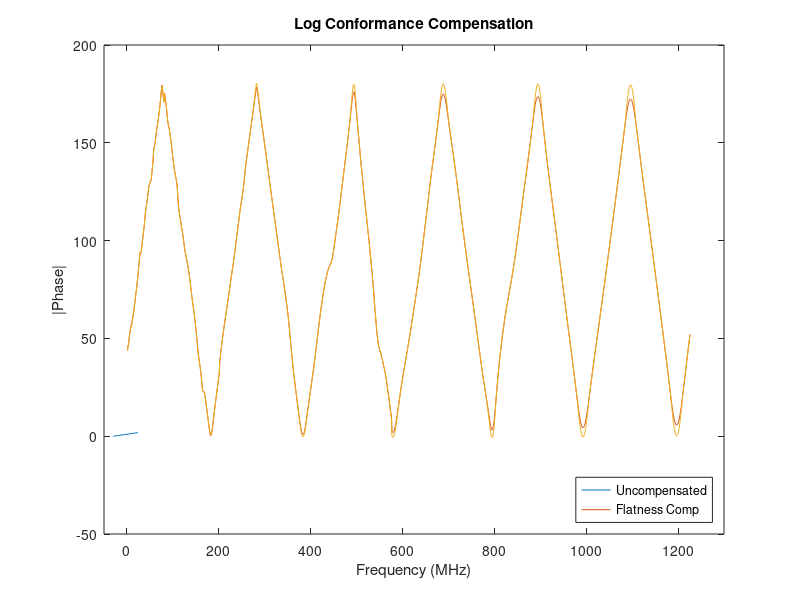

Source code (MATLAB):
%% Magnitude calibration
v = 0:0.1:1.8;

mag = v * 30 - 30;

plot (mag,v)


%% Phase Calibration
close all; clear all; clc;

data = [25.00	5.28	40.30
26.00	5.22	42.22
27.00	5.26	43.34
28.00	5.28	44.77
29.00	5.41	47.51
30.00	5.34	49.63
31.00	5.30	51.08
31.99	5.30	52.55
32.99	5.31	53.89
33.99	5.52	53.57
34.99	5.57	55.51
35.99	5.52	57.08
36.99	5.31	58.49
37.99	5.13	60.10
38.99	5.10	61.78
39.99	5.08	63.80
40.99	5.02	65.77
41.99	4.99	67.81
42.99	5.05	70.28
43.98	4.92	72.00
44.98	4.92	73.82
45.98	4.91	76.08
46.98	4.91	78.59
47.98	4.93	81.29
48.98	4.92	83.77
49.98	4.93	86.30
50.98	4.93	89.16
51.98	4.78	91.90
52.98	4.79	93.36
53.98	4.85	92.63
54.98	4.93	93.77
55.97	5.01	95.64
56.97	5.05	97.86
57.97	5.05	99.91
58.97	5.05	102.08
59.97	5.06	104.30
60.97	5.07	106.29
61.97	5.09	108.43
62.97	5.14	111.25
63.97	5.04	114.09
64.97	4.94	116.09
65.97	4.88	117.87
66.97	4.89	119.51
67.96	4.88	121.40
68.96	4.85	123.29
69.96	4.80	125.39
70.96	4.75	127.35
71.96	4.69	128.85
72.96	4.65	129.89
73.96	4.61	130.62
74.96	4.54	131.15
75.96	4.56	131.56
76.96	4.73	132.88
77.96	4.93	135.24
78.96	5.06	138.02
79.96	5.16	140.45
80.95	5.27	143.64
81.95	5.23	147.66
82.95	5.12	149.53
83.95	5.04	150.55
84.95	4.96	151.74
85.95	4.91	153.54
86.95	4.87	155.81
87.95	4.84	157.97
88.95	4.80	159.80
89.95	4.76	161.30
90.95	4.72	162.77
91.95	4.71	164.51
92.94	4.73	166.38
93.94	4.78	168.36
94.94	4.80	170.52
95.94	4.83	172.81
96.94	4.85	175.28
97.94	4.87	177.94
98.94	4.88	180.67
99.94	4.86	183.16
100.94	4.83	182.68
101.94	4.79	179.49
102.94	4.81	177.30
103.94	4.87	175.59
104.93	4.94	174.13
105.93	5.07	178.83
106.93	5.03	176.63
107.93	4.98	174.80
108.93	4.94	173.07
109.93	4.90	170.90
110.93	4.85	168.43
111.93	4.79	165.75
112.93	4.67	163.24
113.93	4.52	161.93
114.93	4.49	161.05
115.93	4.52	159.75
116.92	4.55	158.12
117.92	4.57	156.38
118.92	4.57	154.52
119.92	4.57	152.55
120.92	4.57	150.47
121.92	4.58	148.34
122.92	4.62	145.98
123.92	4.69	143.95
124.92	4.80	142.03
125.92	4.95	140.15
126.92	5.08	138.25
127.92	5.16	136.60
128.92	5.25	135.26
129.91	5.34	133.99
130.91	5.46	132.67
131.91	5.61	131.27
132.91	5.80	129.52
133.91	6.00	126.29
134.91	5.99	121.89
135.91	5.83	118.55
136.91	5.69	116.35
137.91	5.60	114.55
138.91	5.53	112.89
139.91	5.48	111.29
140.91	5.45	109.75
141.90	5.42	108.24
142.90	5.42	106.72
143.90	5.41	105.23
144.90	5.42	103.67
145.90	5.43	101.96
146.90	5.42	100.08
147.90	5.39	98.15
148.90	5.35	96.29
149.90	5.28	94.62
150.90	5.21	93.15
151.90	5.15	91.80
152.90	5.10	90.50
153.89	5.06	89.23
154.89	5.03	88.02
155.89	5.01	86.81
156.89	5.01	85.44
157.89	5.02	83.85
158.89	5.01	82.13
159.89	5.00	80.38
160.89	5.01	78.49
161.89	5.03	76.56
162.89	5.05	74.39
163.89	5.06	72.19
164.89	5.06	70.09
165.89	5.07	68.12
166.88	5.08	66.26
167.88	5.08	64.46
168.88	5.09	62.68
169.88	5.09	60.83
170.88	5.10	58.88
171.88	5.11	56.83
172.88	5.12	54.68
173.88	5.15	52.38
174.88	5.18	49.87
175.88	5.19	47.04
176.88	5.17	44.34
177.88	5.12	41.62
178.87	5.05	39.19
179.87	4.97	37.12
180.87	4.90	35.31
181.87	4.83	33.70
182.87	4.77	32.09
183.87	4.71	30.29
184.87	4.65	28.17
185.87	4.59	25.69
186.87	4.50	22.97
187.87	4.33	20.39
188.87	4.10	18.80
189.87	3.93	18.49
190.86	3.88	18.48
191.86	3.90	18.04
192.86	3.95	17.06
193.86	3.99	15.69
194.86	4.03	14.02
195.86	4.03	12.17
196.86	4.03	10.20
197.86	4.02	8.22
198.86	4.00	6.28
199.86	3.99	4.40
200.86	4.00	2.51
201.86	4.04	0.57
202.86	4.09	-1.44
203.85	4.14	-3.36
204.85	4.19	-4.80
205.85	4.23	-5.40
206.85	4.26	-5.35
207.85	4.30	-4.69
208.85	4.35	-3.22
209.85	4.39	-1.46
210.85	4.44	0.59
211.85	4.49	2.66
212.85	4.53	4.75
213.85	4.56	6.83
214.85	4.59	8.92
215.84	4.61	10.94
216.84	4.62	12.94
217.84	4.64	14.87
218.84	4.65	16.79
219.84	4.65	18.70
220.84	4.65	20.59
221.84	4.65	22.46
222.84	4.65	24.36
223.84	4.64	26.27
224.84	4.64	28.22
225.84	5.76	34.00
226.84	5.74	36.42
227.84	5.71	38.76
228.83	5.67	40.85
229.83	5.64	42.92
230.83	5.60	44.93
231.83	5.56	46.87
232.83	5.52	48.76
233.83	5.48	50.53
234.83	5.45	52.27
235.83	5.43	54.01
236.83	5.41	55.76
237.83	5.40	57.49
238.83	5.39	59.19
239.83	5.37	60.88
240.82	5.36	62.58
241.82	5.35	64.34
242.82	5.33	65.96
243.82	5.32	67.63
244.82	5.31	69.31
245.82	5.31	71.01
246.82	5.31	72.73
247.82	5.32	74.47
248.82	5.32	76.21
249.82	5.32	77.96
250.82	5.33	79.69
251.82	5.33	81.42
252.81	5.34	83.11
253.81	5.35	84.80
254.81	5.37	86.49
255.81	5.39	88.24
256.81	5.41	90.03
257.81	5.45	91.89
258.81	5.47	93.81
259.81	5.49	95.82
260.81	5.49	97.83
261.81	5.48	99.83
262.81	5.48	101.78
263.81	5.46	103.68
264.80	5.45	105.57
265.80	5.45	107.47
266.80	5.45	109.41
267.80	5.44	111.39
268.80	5.43	113.35
269.80	5.41	115.22
270.80	5.38	116.99
271.80	5.36	118.66
272.80	5.34	120.24
273.80	5.34	121.82
274.80	5.35	123.58
275.80	5.36	125.12
276.80	5.40	126.95
277.79	5.44	128.96
278.79	5.47	131.22
279.79	5.48	133.72
280.79	5.45	136.29
281.79	5.39	138.73
282.79	5.30	140.91
283.79	5.21	142.87
284.79	5.13	144.60
285.79	5.07	146.33
286.79	5.02	148.07
287.79	4.99	149.84
288.79	4.98	151.67
289.78	4.97	153.50
290.78	4.96	155.33
291.78	4.96	157.14
292.78	4.96	158.95
293.78	4.95	160.72
294.78	4.94	162.51
295.78	4.93	164.26
296.78	4.92	166.03
297.78	4.90	167.80
298.78	4.90	169.58
299.78	4.88	171.36
300.78	4.87	173.19
301.77	4.87	175.11
302.77	4.88	177.04
303.77	4.88	178.85
304.77	4.89	180.64
305.77	4.90	182.17
306.77	4.90	181.92
307.77	4.90	179.92
308.77	4.90	178.36
309.77	4.90	176.41
310.77	4.90	174.38
311.77	4.89	172.41
312.77	4.89	170.50
313.76	4.89	168.65
314.76	4.89	166.84
315.76	4.90	165.05
316.76	4.91	163.29
317.76	4.92	161.54
318.76	4.93	159.79
319.76	4.94	158.03
320.76	4.95	156.26
321.76	4.95	154.47
322.76	4.95	152.69
323.76	4.95	150.88
324.76	4.94	149.06
325.75	4.93	147.23
326.75	4.92	145.42
327.75	4.90	143.58
328.75	4.89	141.74
329.75	4.88	139.90
330.75	4.87	138.03
331.75	4.86	136.17
332.75	4.85	134.30
333.75	4.85	132.45
334.75	4.85	130.59
335.75	4.85	128.76
336.75	4.85	126.92
337.74	4.86	125.07
338.74	4.86	123.25
339.74	4.87	121.42
340.74	4.89	119.59
341.74	4.89	117.76
342.74	4.91	115.92
343.74	4.92	114.09
344.74	4.94	112.24
345.74	4.96	110.42
346.74	4.97	108.59
347.74	4.99	106.78
348.74	5.01	104.96
349.73	5.02	103.14
350.73	5.03	101.34
351.73	5.05	99.51
352.73	5.06	97.71
353.73	5.07	95.89
354.73	5.08	94.10
355.73	5.10	92.29
356.73	5.11	90.51
357.73	5.13	88.71
358.73	5.15	86.96
359.73	5.18	85.22
360.73	5.22	83.49
361.73	5.26	81.81
362.72	5.33	80.36
363.72	5.39	78.72
364.72	5.46	77.07
365.72	5.54	75.39
366.72	5.63	73.71
367.72	5.72	71.98
368.72	5.82	70.20
369.72	5.98	68.68
370.72	6.08	66.74
371.72	6.17	64.74
372.72	6.26	62.63
373.72	6.41	61.05
374.71	6.48	58.72
375.71	6.52	56.28
376.71	6.56	53.73
377.71	6.58	51.11
378.71	6.59	48.42
379.71	6.59	45.74
380.71	6.58	43.08
381.71	6.57	40.46
382.71	6.46	37.69
383.71	6.44	35.19
384.71	6.42	32.75
385.71	6.39	30.39
386.70	6.36	28.10
387.70	6.23	26.23
388.70	6.20	24.11
389.70	6.16	22.07
390.70	6.13	20.07
391.70	6.02	18.10
392.70	5.99	16.17
393.70	5.96	14.22
394.70	5.93	12.34
395.70	5.90	10.43
396.70	5.86	8.53
397.70	5.83	6.61
398.69	5.80	4.74
399.69	5.76	2.87
400.69	5.73	1.10
401.69	5.66	-0.54
402.69	5.64	-1.99
403.69	5.62	-3.17
404.69	5.60	-4.01
405.69	5.59	-4.52
406.69	5.58	-4.74
407.69	5.57	-4.68
408.69	5.56	-4.34
409.69	5.55	-3.66
410.68	5.54	-2.61
411.68	5.54	-1.27
412.68	5.53	0.30
413.68	5.53	1.99
414.68	5.52	3.75
415.68	5.51	5.52
416.68	5.51	7.31
417.68	5.50	9.07
418.68	5.49	10.83
419.68	5.48	12.57
420.68	5.47	14.32
421.68	5.47	16.05
422.67	5.46	17.78
423.67	5.46	19.50
424.67	5.47	21.28
425.67	5.47	22.98
426.67	5.48	24.72
427.67	5.49	26.49
428.67	5.51	28.29
429.67	5.54	30.09
430.67	5.57	31.93
431.67	5.60	33.80
432.67	5.64	35.72
433.67	5.68	37.66
434.66	5.72	39.66
435.66	5.76	41.68
436.66	5.79	43.77
437.66	5.82	45.89
438.66	5.84	48.02
439.66	5.85	50.13
440.66	5.86	52.20
441.66	5.86	54.23
442.66	5.87	56.22
443.66	5.87	58.16
444.66	5.87	60.07
445.66	5.87	61.92
446.66	5.87	63.71
447.65	5.87	65.45
448.65	5.88	67.15
449.65	5.88	68.80
450.65	5.89	70.40
451.65	5.89	71.95
452.65	5.90	73.45
453.65	5.91	74.90
454.65	5.93	76.29
455.65	5.93	77.62
456.65	5.95	78.87
457.65	5.97	80.01
458.65	5.99	81.17
459.64	6.02	82.17
460.64	6.05	83.07
461.64	6.08	83.86
462.64	6.12	84.53
463.64	6.16	85.13
464.64	6.21	85.64
465.64	6.26	86.15
466.64	6.31	86.68
467.64	6.37	87.30
468.64	6.43	88.05
469.64	6.49	88.97
470.64	6.55	90.07
471.63	6.61	91.34
472.63	6.65	92.79
473.63	6.69	94.35
474.63	6.71	96.03
475.63	6.72	97.79
476.63	6.70	99.60
477.63	6.67	101.42
478.63	6.63	103.23
479.63	6.58	105.00
480.63	6.52	106.77
481.63	6.47	108.52
482.63	6.42	110.31
483.62	6.37	112.15
484.62	6.33	114.05
485.62	6.29	116.00
486.62	6.25	117.99
487.62	6.22	119.99
488.62	6.18	122.00
489.62	6.15	124.03
490.62	6.12	126.19
491.62	6.08	128.04
492.62	6.05	130.04
493.62	6.02	132.03
494.62	5.99	134.04
495.61	5.97	136.03
496.61	5.94	138.06
497.61	5.92	140.08
498.61	5.90	142.11
499.61	5.88	144.16
500.61	5.86	146.20
501.61	5.84	148.25
502.61	5.82	150.27
503.61	5.80	152.33
504.61	5.77	154.38
505.61	5.74	156.44
506.61	5.70	158.52
507.60	5.67	160.65
508.60	5.63	162.81
509.60	5.58	165.07
510.60	5.53	167.36
511.60	5.48	169.73
512.60	5.43	172.11
513.60	5.38	174.42
514.60	5.32	176.54
515.60	5.26	178.24
516.60	5.21	179.32
517.60	5.16	179.64
518.60	5.11	179.13
519.60	5.07	177.81
520.59	5.03	175.84
521.59	5.00	173.41
522.59	4.97	170.70
523.59	4.94	167.90
524.59	4.92	165.05
525.59	4.88	162.21
526.59	4.85	159.40
527.59	4.81	156.62
528.59	4.77	153.85
529.59	4.72	151.09
530.59	4.65	148.38
531.59	4.61	145.37
532.58	4.53	142.75
533.58	4.45	140.17
534.58	4.36	137.67
535.58	4.27	135.22
536.58	4.19	132.82
537.58	4.09	130.46
538.58	4.05	127.62
539.58	4.03	125.33
540.58	4.00	122.84
541.58	3.99	120.64
542.58	4.01	117.87
543.58	3.98	115.58
544.58	3.95	113.27
545.57	3.99	111.13
546.57	4.05	108.79
547.57	4.06	106.49
548.57	4.08	104.18
549.57	4.10	101.85
550.57	4.13	99.52
551.57	4.17	97.16
552.57	4.02	94.11
553.57	4.18	91.64
554.57	4.24	89.10
555.57	4.28	86.47
556.57	4.35	84.31
557.56	4.38	81.51
558.56	4.39	78.56
559.56	4.39	75.42
560.56	4.40	72.81
561.56	4.34	69.36
562.56	4.25	65.81
563.56	4.12	62.16
564.56	3.99	59.92
565.56	3.80	56.56
566.56	3.57	53.43
567.56	3.34	50.61
568.56	3.10	48.14
569.56	2.87	46.02
570.55	2.66	44.22
571.55	2.47	42.64
572.55	2.56	42.15
573.55	2.43	40.81
574.55	2.34	39.56
575.55	2.41	39.85
576.55	2.37	38.61
577.55	2.33	37.37
578.55	2.32	36.12
579.55	2.44	35.74
580.55	2.43	34.43
581.55	2.42	33.11
582.55	2.42	31.75
583.54	2.55	31.26
584.54	2.70	29.67
585.54	2.80	28.87
586.54	2.80	27.23
587.54	2.78	25.52
588.54	2.87	24.30
589.54	2.86	22.48
590.54	2.85	20.64
591.54	2.85	18.77
592.54	2.84	16.86
593.54	2.92	15.60
594.54	2.91	13.67
595.53	3.02	11.77
596.53	3.00	9.81
597.53	2.97	7.86
598.53	3.04	6.48
599.53	3.01	4.56
600.53	5.54	-3.20
601.53	5.51	-3.61
602.53	5.48	-3.54
603.53	5.44	-3.62
604.53	5.41	-3.26
605.53	5.37	-2.64
606.53	5.33	-1.77
607.53	5.29	-0.67
608.52	5.25	0.63
609.52	5.22	2.09
610.52	5.19	3.65
611.52	5.15	5.29
612.52	5.12	6.95
613.52	5.08	8.67
614.52	5.05	10.35
615.52	5.01	12.06
616.52	4.98	13.76
617.52	4.93	15.45
618.52	4.90	17.12
619.52	4.86	18.79
620.51	4.82	20.44
621.51	4.78	22.06
622.51	4.73	23.67
623.51	4.69	25.25
624.51	4.65	26.79
625.51	4.61	28.32
626.51	4.57	29.81
627.51	4.54	31.28
628.51	4.51	32.72
629.51	4.48	34.15
630.51	4.45	35.57
631.51	4.44	36.98
632.51	4.42	38.40
633.50	4.41	39.83
634.50	4.41	41.26
635.50	4.40	42.72
636.50	4.40	44.17
637.50	4.40	45.67
638.50	4.41	47.17
639.50	4.41	48.69
640.50	4.42	50.22
641.50	4.43	51.76
642.50	4.44	53.32
643.50	4.43	55.14
644.50	4.44	56.71
645.50	4.45	58.29
646.49	4.47	59.88
647.49	4.48	61.48
648.49	4.50	63.09
649.49	4.51	64.71
650.49	4.53	66.33
651.49	4.54	67.97
652.49	4.56	69.61
653.49	4.57	71.28
654.49	4.59	72.95
655.49	4.61	74.64
656.49	4.63	76.34
657.49	4.64	78.07
658.48	4.66	79.84
659.48	4.68	81.62
660.48	4.70	83.43
661.48	4.72	85.27
662.48	4.74	87.16
663.48	4.76	89.05
664.48	4.78	90.96
665.48	4.79	92.92
666.48	4.81	94.89
667.48	4.82	96.87
668.48	4.83	98.87
669.48	4.84	100.90
670.48	4.85	102.95
671.47	4.85	105.01
672.47	4.86	107.09
673.47	4.85	109.16
674.47	4.85	111.26
675.47	4.85	113.34
676.47	4.84	115.44
677.47	4.83	117.53
678.47	4.82	119.63
679.47	4.80	121.72
680.47	4.79	123.79
681.47	4.78	125.86
682.47	4.76	127.90
683.46	4.74	129.95
684.46	4.72	131.94
685.46	4.70	133.93
686.46	4.68	135.89
687.46	4.66	137.82
688.46	4.64	139.75
689.46	4.63	141.66
690.46	4.62	143.57
691.46	4.61	145.46
692.46	4.60	147.33
693.46	4.59	149.22
694.46	4.58	151.10
695.46	4.57	152.99
696.45	4.57	154.88
697.45	4.56	156.79
698.45	4.56	158.71
699.45	4.56	160.65
700.45	4.56	162.60
701.45	4.56	164.54
702.45	4.55	166.48
703.45	4.55	168.40
704.45	4.55	170.23
705.45	4.55	171.99
706.45	4.55	173.63
707.45	4.55	175.07
708.45	4.55	176.30
709.44	4.56	177.29
710.44	4.56	177.99
711.44	4.56	178.37
712.44	4.56	178.43
713.44	4.56	178.17
714.44	4.56	177.62
715.44	4.57	176.78
716.44	4.57	175.69
717.44	4.57	174.39
718.44	4.57	172.92
719.44	4.58	171.32
720.44	4.58	169.64
721.43	4.58	167.88
722.43	4.59	166.10
723.43	4.60	164.30
724.43	4.60	162.51
725.43	4.61	160.71
726.43	4.61	158.93
727.43	4.62	157.17
728.43	4.64	155.43
729.43	4.65	153.68
730.43	4.66	151.95
731.43	4.67	150.20
732.43	4.69	148.46
733.43	4.71	146.72
734.42	4.72	144.93
735.42	4.74	143.16
736.42	4.76	141.34
737.42	4.77	139.51
738.42	4.79	137.66
739.42	4.81	135.79
740.42	4.83	133.91
741.42	4.84	131.98
742.42	4.86	130.05
743.42	4.87	128.10
744.42	4.88	126.12
745.42	4.90	124.16
746.41	4.90	122.16
747.41	4.92	120.18
748.41	4.93	118.20
749.41	4.93	116.23
750.41	4.95	114.28
751.41	4.96	112.33
752.41	4.96	110.38
753.41	4.97	108.48
754.41	4.98	106.58
755.41	4.99	104.69
756.41	5.00	102.83
757.41	5.01	100.95
758.41	5.02	99.11
759.40	5.03	97.28
760.40	5.04	95.45
761.40	5.06	93.61
762.40	5.07	91.80
763.40	5.09	89.98
764.40	5.11	88.09
765.40	5.12	86.36
766.40	5.13	84.56
767.40	5.15	82.77
768.40	5.17	80.96
769.40	5.19	79.19
770.40	5.21	77.39
771.40	5.22	75.60
772.39	5.25	73.81
773.39	5.26	72.01
774.39	5.28	70.22
775.39	5.30	68.42
776.39	5.32	66.62
777.39	5.34	64.80
778.39	5.36	62.98
779.39	5.38	61.16
780.39	5.39	59.34
781.39	5.41	57.51
782.39	5.42	55.67
783.39	5.44	53.84
784.38	5.46	52.02
785.38	5.47	50.19
786.38	5.48	48.36
787.38	5.49	46.55
788.38	5.50	44.71
789.38	5.52	42.90
790.38	5.52	41.06
791.38	5.53	39.27
792.38	5.54	37.47
793.38	5.55	35.68
794.38	5.56	33.87
795.38	5.56	32.12
796.38	5.56	30.35
797.37	5.56	28.40
798.37	5.57	26.88
799.37	5.57	25.20
800.37	5.57	23.55
801.37	5.58	21.92
802.37	5.60	20.32
803.37	5.60	18.71
804.37	5.62	17.18
805.37	5.64	15.62
806.37	5.68	14.02
807.37	5.70	12.42
808.37	5.75	10.82
809.36	5.79	9.18
810.36	5.96	7.61
811.36	6.02	5.97
812.36	6.09	4.32
813.36	6.16	2.70
814.36	6.23	1.19
815.36	6.31	-0.16
816.36	6.39	-1.24
817.36	6.47	-1.99
818.36	6.55	-2.36
819.36	6.62	-2.23
820.36	6.68	-1.59
821.36	6.73	-0.38
822.35	6.78	1.39
823.35	6.83	3.69
824.35	6.84	6.36
825.35	6.86	9.30
826.35	6.86	12.36
827.35	6.85	15.40
828.35	6.83	18.26
829.35	6.82	21.37
830.35	6.79	24.21
831.35	6.76	26.93
832.35	6.71	29.54
833.35	6.66	32.05
834.35	6.61	34.48
835.34	6.55	36.78
836.34	6.49	39.04
837.34	6.43	41.19
838.34	6.37	43.31
839.34	6.31	45.35
840.34	6.24	47.32
841.34	6.18	49.26
842.34	6.12	51.11
843.34	6.05	52.93
844.34	5.99	54.68
845.34	5.92	56.38
846.34	5.86	58.02
847.33	5.80	59.63
848.33	5.74	61.17
849.33	5.67	62.71
850.33	5.62	64.20
851.33	5.57	65.64
852.33	5.51	67.08
853.33	5.47	68.48
854.33	5.42	69.87
855.33	5.38	71.26
856.33	5.34	72.63
857.33	5.31	74.01
858.33	5.27	75.39
859.33	5.25	76.79
860.32	5.22	78.21
861.32	5.20	79.65
862.32	5.17	81.11
863.32	5.15	82.62
864.32	5.13	84.15
865.32	5.12	85.72
866.32	5.10	87.32
867.32	5.08	88.95
868.32	5.06	90.62
869.32	5.04	92.32
870.32	5.02	94.11
871.32	5.00	95.87
872.32	4.98	97.66
873.31	4.96	99.46
874.31	4.94	101.29
875.31	4.93	103.12
876.31	4.91	104.95
877.31	4.89	106.81
878.31	4.88	108.67
879.31	4.86	110.54
880.31	4.85	112.45
881.31	4.83	114.33
882.31	4.82	116.22
883.31	4.81	118.11
884.31	4.81	120.00
885.30	4.80	121.87
886.30	4.80	123.73
887.30	4.80	125.60
888.30	4.80	127.45
889.30	4.80	129.30
890.30	4.81	131.15
891.30	4.82	133.00
892.30	4.83	134.83
893.30	4.85	136.70
894.30	4.86	138.56
895.30	4.88	140.41
896.30	4.90	142.29
897.30	4.92	144.19
898.29	4.93	146.11
899.29	4.95	148.04
900.29	4.97	149.98
901.29	4.99	151.93
902.29	5.01	153.92
903.29	5.02	155.92
904.29	5.04	157.93
905.29	5.05	159.93
906.29	5.07	161.93
907.29	5.08	163.91
908.29	5.09	165.84
909.29	5.11	167.69
910.28	5.12	169.48
911.28	5.13	171.12
912.28	5.14	172.62
913.28	5.15	173.94
914.28	5.15	175.06
915.28	5.16	175.94
916.28	5.17	176.58
917.28	5.17	176.90
918.28	5.18	176.99
919.28	5.18	176.78
920.28	5.19	176.26
921.28	5.19	175.48
922.28	5.20	174.43
923.27	5.20	173.14
924.27	5.20	171.65
925.27	5.20	169.96
926.27	5.20	168.07
927.27	5.20	166.11
928.27	5.20	164.04
929.27	5.19	161.87
930.27	5.19	159.66
931.27	5.17	157.41
932.27	5.16	155.15
933.27	5.14	152.89
934.27	5.12	150.66
935.27	5.10	148.46
936.26	5.07	146.29
937.26	5.04	144.16
938.26	5.02	142.06
939.26	4.99	140.00
940.26	4.96	137.97
941.26	4.93	135.97
942.26	4.90	133.98
943.26	4.87	132.00
944.26	4.84	130.05
945.26	4.82	128.10
946.26	4.79	126.17
947.26	4.77	124.24
948.25	4.74	122.31
949.25	4.72	120.39
950.25	4.70	118.48
951.25	4.68	116.56
952.25	4.66	114.66
953.25	4.64	112.74
954.25	4.63	110.81
955.25	4.61	108.89
956.25	4.60	106.96
957.25	4.59	105.02
958.25	4.57	103.07
959.25	4.57	101.12
960.25	4.55	99.16
961.24	4.54	97.21
962.24	4.54	95.25
963.24	4.53	93.27
964.24	4.52	91.31
965.24	4.51	89.31
966.24	4.51	87.33
967.24	4.50	85.35
968.24	4.50	83.37
969.24	4.49	81.38
970.24	4.48	79.39
971.24	4.48	77.42
972.24	4.47	75.43
973.23	4.46	73.46
974.23	4.46	71.49
975.23	4.45	69.52
976.23	4.44	67.55
977.23	4.44	65.60
978.23	4.43	63.64
979.23	4.42	61.69
980.23	4.41	59.75
981.23	4.41	57.81
982.23	4.40	55.89
983.23	4.39	53.96
984.23	4.38	52.03
985.23	4.38	50.13
986.22	4.37	48.21
987.22	4.36	46.30
988.22	4.35	44.40
989.22	4.34	42.49
990.22	4.33	40.58
991.22	4.32	38.66
992.22	4.31	36.72
993.22	4.30	34.80
994.22	4.29	32.86
995.22	4.28	30.90
996.22	4.27	28.92
997.22	4.26	26.92
998.22	4.24	24.92
999.21	4.23	22.90
1000.21	4.22	20.88
1001.21	4.20	18.85
1002.21	4.19	16.83
1003.21	4.17	14.83
1004.21	4.15	12.85
1005.21	4.14	10.94
1006.21	4.13	9.09
1007.21	4.11	7.32
1008.21	4.10	5.66
1009.21	4.09	4.13
1010.21	4.07	2.75
1011.20	4.06	1.57
1012.20	4.04	0.58
1013.20	4.03	-0.20
1014.20	4.01	-0.75
1015.20	4.00	-1.07
1016.20	3.99	-1.16
1017.20	3.97	-1.03
1018.20	3.96	-0.69
1019.20	3.95	-0.04
1020.20	3.93	0.65
1021.20	3.92	1.64
1022.20	3.91	2.78
1023.20	3.90	4.12
1024.19	3.89	5.59
1025.19	3.88	7.30
1026.19	3.87	8.87
1027.19	3.86	10.64
1028.19	3.85	12.46
1029.19	3.84	14.34
1030.19	3.83	16.25
1031.19	3.83	18.16
1032.19	3.82	20.10
1033.19	3.82	22.01
1034.19	3.81	23.94
1035.18	3.80	25.85
1036.18	3.80	27.74
1037.18	3.80	29.63
1038.18	3.79	31.51
1039.18	3.79	33.36
1040.18	3.78	35.20
1041.18	3.78	37.03
1042.18	3.77	38.85
1043.18	3.77	40.67
1044.18	3.77	42.47
1045.18	3.77	44.27
1046.18	3.77	46.05
1047.17	3.77	47.83
1048.17	3.77	49.62
1049.17	3.77	51.40
1050.17	3.77	53.18
1051.17	3.77	54.95
1052.17	3.78	56.73
1053.17	3.78	58.54
1054.17	3.78	60.32
1055.17	3.79	62.11
1056.17	3.79	63.90
1057.17	3.79	65.72
1058.17	3.80	67.53
1059.16	3.80	69.33
1060.16	3.80	71.14
1061.16	3.81	72.98
1062.16	3.82	74.81
1063.16	3.82	76.65
1064.16	3.83	78.50
1065.16	3.83	80.34
1066.16	3.83	82.20
1067.16	3.84	84.07
1068.16	3.85	85.93
1069.16	3.85	87.80
1070.16	3.86	89.67
1071.15	3.86	91.56
1072.15	3.87	93.44
1073.15	3.88	95.33
1074.15	3.88	97.22
1075.15	3.89	99.12
1076.15	3.90	101.00
1077.15	3.92	102.84
1078.15	3.92	104.73
1079.15	3.93	106.63
1080.15	3.93	108.53
1081.15	3.94	110.42
1082.14	3.95	112.31
1083.14	3.96	114.22
1084.14	3.96	116.11
1085.14	3.97	117.99
1086.14	3.98	119.89
1087.14	3.99	121.78
1088.14	3.99	123.67
1089.14	4.00	125.58
1090.14	4.01	127.47
1091.14	4.02	129.36
1092.14	4.02	131.27
1093.14	4.03	133.19
1094.13	4.04	135.10
1095.13	4.05	137.04
1096.13	4.05	138.98
1097.13	4.06	140.94
1098.13	4.06	142.90
1099.13	4.07	144.89
1100.13	4.08	146.88
1101.13	4.09	148.88
1102.13	4.09	150.90
1103.13	4.09	152.92
1104.13	4.10	154.94
1105.13	4.11	156.96
1106.12	4.12	158.94
1107.12	4.12	160.91
1108.12	4.13	162.82
1109.12	4.14	164.65
1110.12	4.15	166.42
1111.12	4.15	168.11
1112.12	4.16	169.65
1113.12	4.17	171.06
1114.12	4.18	172.32
1115.12	4.18	173.39
1116.12	4.19	174.27
1117.11	4.20	174.93
1118.11	4.20	175.40
1119.11	4.21	175.63
1120.11	4.22	175.63
1121.11	4.22	175.41
1122.11	4.23	174.94
1123.11	4.24	174.27
1124.11	4.24	173.41
1125.11	4.25	172.37
1126.11	4.25	171.13
1127.11	4.26	169.74
1128.11	4.26	168.22
1129.10	4.27	166.58
1130.10	4.28	164.83
1131.10	4.28	163.01
1132.10	4.28	161.14
1133.10	4.29	159.21
1134.10	4.29	157.25
1135.10	4.30	155.27
1136.10	4.31	153.27
1137.10	4.31	151.28
1138.10	4.32	149.28
1139.10	4.32	147.29
1140.10	4.33	145.31
1141.09	4.34	143.33
1142.09	4.34	141.37
1143.09	4.35	139.42
1144.09	4.36	137.48
1145.09	4.36	135.56
1146.09	4.37	133.64
1147.09	4.38	131.74
1148.09	4.38	129.83
1149.09	4.39	127.94
1150.09	4.40	126.06
1151.09	4.41	124.17
1152.08	4.41	122.29
1153.08	4.42	120.42
1154.08	4.42	118.55
1155.08	4.43	116.67
1156.08	4.44	114.80
1157.08	4.44	112.91
1158.08	4.45	111.04
1159.08	4.45	109.15
1160.08	4.46	107.27
1161.08	4.46	105.39
1162.08	4.47	103.49
1163.08	4.47	101.61
1164.07	4.48	99.72
1165.07	4.48	97.82
1166.07	4.48	95.92
1167.07	4.49	94.03
1168.07	4.49	92.13
1169.07	4.49	90.23
1170.07	4.49	88.32
1171.07	4.50	86.41
1172.07	4.50	84.51
1173.07	4.50	82.60
1174.07	4.50	80.69
1175.07	4.50	78.78
1176.06	4.50	76.88
1177.06	4.50	74.96
1178.06	4.50	73.06
1179.06	4.49	71.14
1180.06	4.49	69.23
1181.06	4.49	67.32
1182.06	4.49	65.40
1183.06	4.48	63.49
1184.06	4.48	61.58
1185.06	4.48	59.65
1186.06	4.47	57.73
1187.06	4.46	55.82
1188.05	4.46	53.89
1189.05	4.45	51.96
1190.05	4.44	50.03
1191.05	4.44	48.08
1192.05	4.43	46.14
1193.05	4.42	44.18
1194.05	4.41	42.21
1195.05	4.40	40.23
1196.05	4.38	38.24
1197.05	4.38	36.24
1198.05	4.32	34.30
1199.04	4.32	32.25
1200.04	4.30	30.21
1201.04	4.29	28.14
1202.04	4.28	26.08
1203.04	4.26	24.00
1204.04	4.25	21.94
1205.04	4.24	19.87
1206.04	4.22	17.83
1207.04	4.21	15.83
1208.04	4.19	13.85
1209.04	4.18	11.96
1210.04	4.16	10.12
1211.03	4.15	8.39
1212.03	4.13	6.78
1213.03	4.11	5.30
1214.03	4.09	3.98
1215.03	4.08	2.84
1216.03	4.06	1.89
1217.03	4.04	1.13
1218.03	4.02	0.61
1219.03	4.00	0.30
1220.03	3.98	0.20
1221.03	3.96	0.47
1222.03	3.93	0.77
1223.02	3.91	1.23
1224.02	3.89	2.00
1225.02	3.87	2.97
1226.02	3.84	4.13
1227.02	3.82	5.47
1228.02	3.80	6.95
1229.02	3.77	8.58
1230.02	3.74	10.34
1231.02	3.72	12.18
1232.02	3.69	14.10
1233.02	3.67	16.09
1234.01	3.64	18.11
1235.01	3.62	20.21
1236.01	3.59	22.27
1237.01	3.57	24.37
1238.01	3.54	26.47
1239.01	3.52	28.57
1240.01	3.50	30.67
1241.01	3.47	32.75
1242.01	3.45	34.83
1243.01	3.42	36.89
1244.01	3.40	38.94
1245.01	3.38	40.99
1246.00	3.35	43.02
1247.00	3.32	45.05
1248.00	3.30	47.07
1249.00	3.28	49.08
];

% Normalise to 0:180
normPhase = data(:,3) + 1;
normPhase = normPhase - 90;
normPhase = normPhase * 0.95;
normPhase = normPhase + 90;

frequency = data(:,1);
% For deg > 90
M1 = 0.012;
B1 = -1.5; 

% For deg < 90
M2 = 0.008;
B2 = -2;

phaseComp = [];

for i = 1:length(normPhase)
    if normPhase(i) >= 90
        phaseComp(i) = M1 * frequency(i) + B1;
    elseif normPhase(i) < 90
        phaseComp(i) = -(M2 * frequency(i) + B2);
    end
end

compWeight = [];

for i = 1:length(normPhase)
    if normPhase(i) > 160
        compWeight(i) = (normPhase(i) - 160) * 0.05;
    elseif normPhase(i) < 20
        compWeight(i) = (20 - normPhase(i)) * 0.05;
    else
        compWeight(i) = 0;
    end
end

corrPhase = normPhase + phaseComp' .* compWeight';

hold on;
plot(normPhase)
plot(corrPhase)
xlim([-50 1300])
xlabel("Frequency (MHz)")
ylabel("|Phase|")
title("Log Conformance Compensation")
legend("Uncompensated", "Flatness Comp", "location", "southeast")
fprintf("Max Normalised: %0.2f, Min Normalised %0.2f\n", max(normPhase), min(normPhase))
fprintf("Max Corrected: %0.2f, Min Corrected %0.2f\n", max(corrPhase), min(corrPhase))
